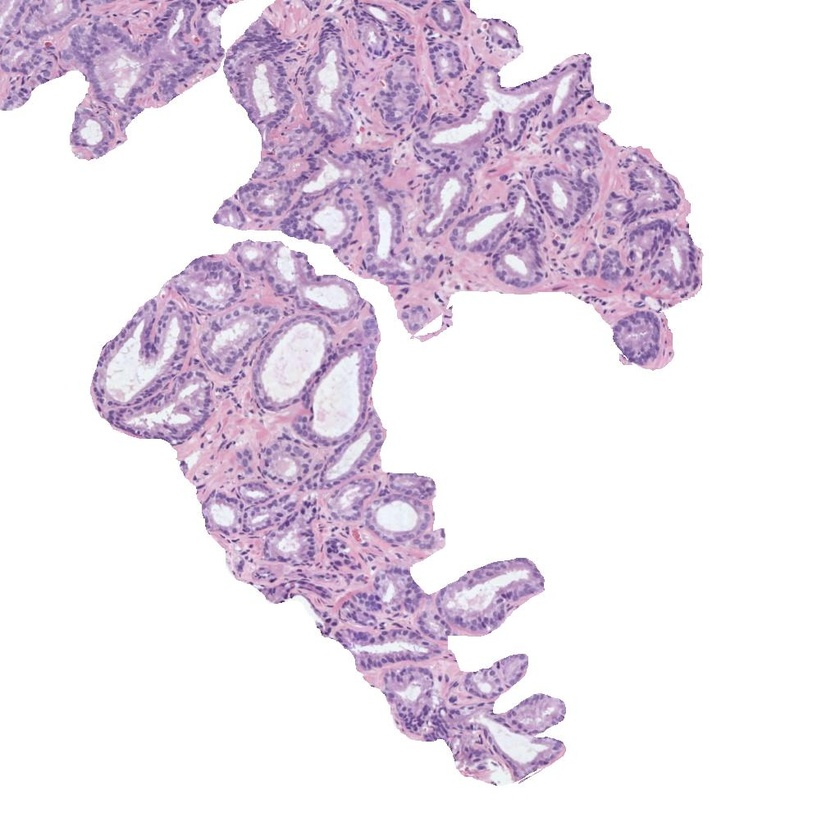
#> input picture 05MIAR/histo_2.jpg, 840 x 840 px, shrunk from 1024 x 1024 before the run
$ jupyter execute Actividad_C1_P1_histo2.ipynb
#> lines starting #> are read from the running program, lines starting #| are printed output that depends on the picture; after the words box and inside, x2 and y2 are one past the last pixel; in counts of white or black regions, pixels touching at a corner belong together
## Convocatoria 1 - Proyecto 1

#### 0) Cargar una de las imágenes histológicas

[cell 1]
# Utilizar la librería skimage.io para leer la imagen 'histo_x.jpg' en formato RGB
import skimage.io as io
from skimage import io, img_as_float
import matplotlib.pyplot as plt
import numpy as np
# Utilizar la librería skimage.io para leer la imagen 'histo_x.jpg' en formato RGB
imagen = io.imread('histo_2.jpg')
#> imagen is the input picture: shape (840, 840, 3); mean R, G, B 233.3, 223.2, 234.9

# Normalizar la imagen para que los píxeles se encuentren en el rango [0, 1]
imagen_normalizada = img_as_float(imagen)

# Visualizar la imagen
plt.imshow(imagen_normalizada)
plt.show()

#### 1) Realizar una transformación de color para convertir la imagen al espacio de color CMYK

[cell 2]
# Extraer la componente magenta de la imagen (que corresponde a la región tisular)
# Primero aseguramos que todos los valores sean no negativos aplicando la función np.clip
magenta = np.clip((imagen_normalizada[:, :, 0] + imagen_normalizada[:, :, 2])/2 - imagen_normalizada[:, :, 1], 0, 1)

# Visualizar la imagen del canal magenta
plt.imshow(magenta, cmap='magma')
plt.colorbar()
plt.show()

#### 2) Umbralizar la imagen para separar los píxeles del fondo de la región tisular

[cell 3]
# Importar las funciones necesarias
from skimage import filters, img_as_ubyte
from skimage.morphology import disk
from skimage.filters import threshold_otsu, rank
from skimage.util import img_as_ubyte
from scipy.ndimage import gaussian_filter

# Aplicar un filtro gaussiano de tamaño 5x5
magenta_gaussiana = gaussian_filter(magenta, sigma=5)
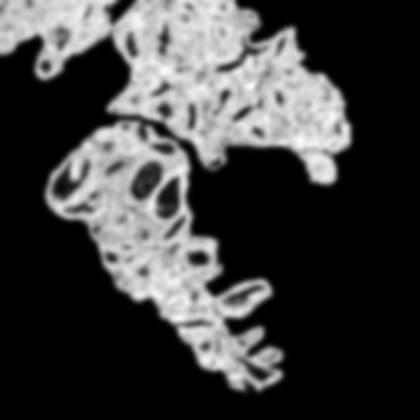
#> magenta_gaussiana: shape (840, 840) float64 (shown at 1/2 size); min 0, max 0.173, mean 0.0428; drawn with min black and max white

# Escalar la imagen filtrada a un rango de 0 a 255 y convertirla a un formato de 8 bits sin signo (uint8)
magenta_gaussiana_uint8 = img_as_ubyte(magenta_gaussiana)
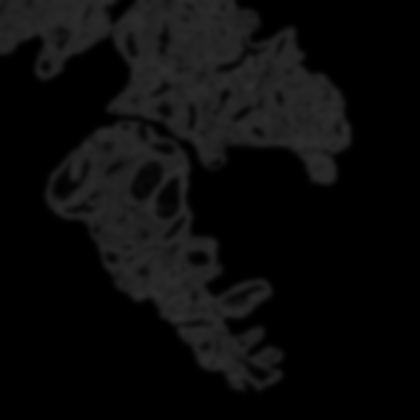
#> magenta_gaussiana_uint8: shape (840, 840) (shown at 1/2 size); min 0, max 44, mean 10.9

# Aplicar el método de Otsu para obtener el umbral
umbral = threshold_otsu(magenta_gaussiana_uint8)
#> umbral = 16

# Crear la máscara binaria de la imagen en la que los píxeles con un valor superior al umbral se asignan como 1s y el resto como 0s
mascara = magenta_gaussiana_uint8 > umbral
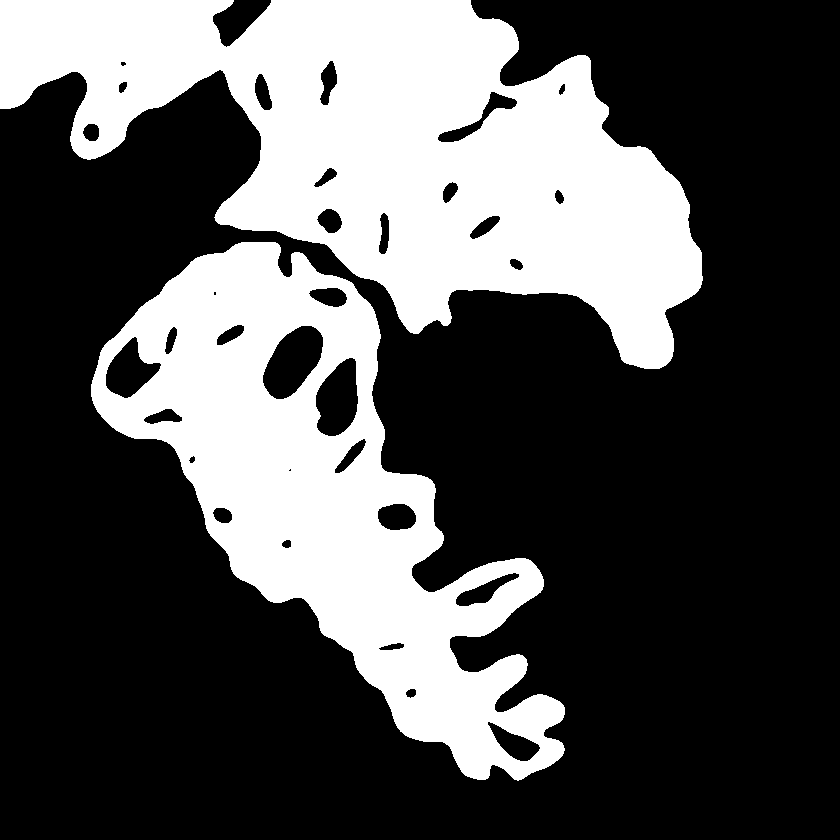
#> mascara: shape (840, 840) bool; 32.2% white; 2 white regions, box (x1, y1, x2, y2) and area: (0, 0, 703, 369) 131487, (91, 242, 565, 781) 95779

# Visualizar la máscara resultante
plt.imshow(mascara, cmap='gray')
plt.colorbar()
plt.show()

#### 3) Limpiar la imagen eliminando los artefactos de lumen (objetos blancos pequeños que no son lúmenes)

[cell 4]
# Utilizar la librería skimage.morphology.remove_small_objects para eliminar aquellos objetos cuya área sea menor a 300 píxeles
# Más información en https://scikit-image.org/docs/dev/api/skimage.morphology.html#skimage.morphology.remove_small_objects
# Visualizaer la máscara resultante# Importar la función necesaria
# Importar la función necesaria
from skimage.morphology import remove_small_objects

# Eliminar objetos pequeños
mascara_limpia = remove_small_objects(mascara, min_size=300)

# Visualizar la máscara resultante
plt.imshow(mascara_limpia, cmap='gray')
plt.colorbar()
plt.show()

#### 4) Rellenar con 0s el fondo de la imagen para quedarnos únicamente con los lúmenes

[cell 5]
# Importar las funciones necesarias
from skimage.feature import peak_local_max
from skimage.segmentation import watershed
from skimage.measure import label
from scipy import ndimage as ndi

# Convertir la máscara a un formato de enteros
mascara_limpia_int = img_as_ubyte(mascara_limpia)

# Etiquetar los componentes conectados en la imagen
etiquetas = label(mascara_limpia_int)
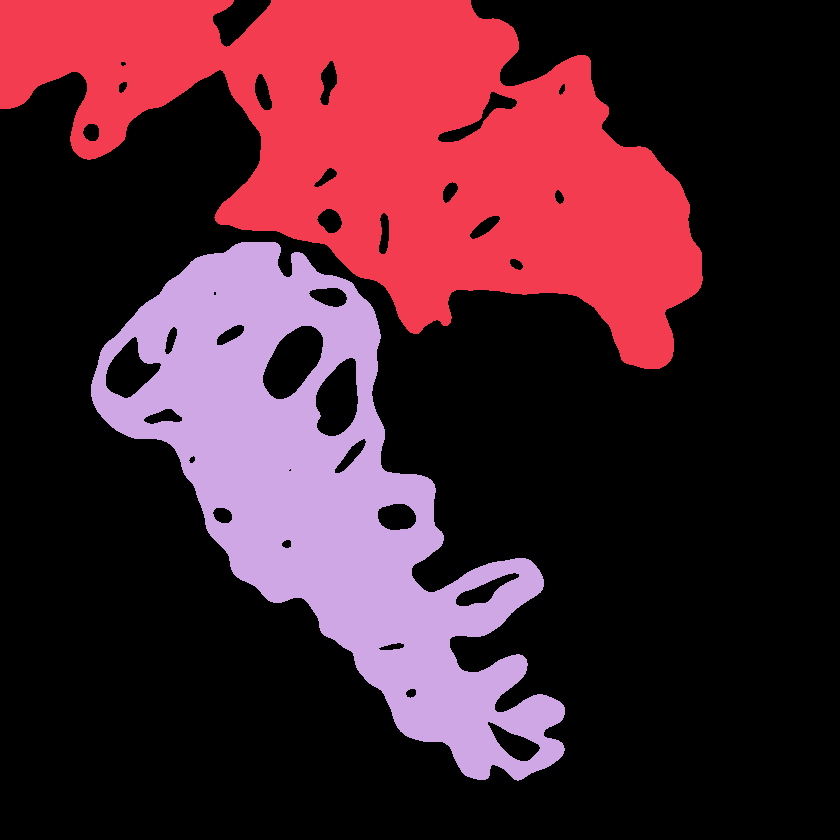
#> etiquetas: shape (840, 840) int64; 3 distinct labels, from 0 to 2; one colour per label, 0 black

# Cambiar el tipo de datos de las etiquetas a int32
etiquetas = etiquetas.astype(np.int32)
#> etiquetas: shape (840, 840) int32; 3 distinct labels, from 0 to 2

# Identificar los dos picos máximos locales en la imagen como semillas
seeds = peak_local_max(mascara_limpia_int, num_peaks=2, labels=etiquetas)
#> seeds = [[1, 1], [1, 232]]

# Crear una matriz de semillas con las mismas dimensiones que la imagen
semillas = np.zeros(mascara_limpia_int.shape, dtype=np.int32)
semillas[seeds[:, 0], seeds[:, 1]] = np.arange(len(seeds)) + 1
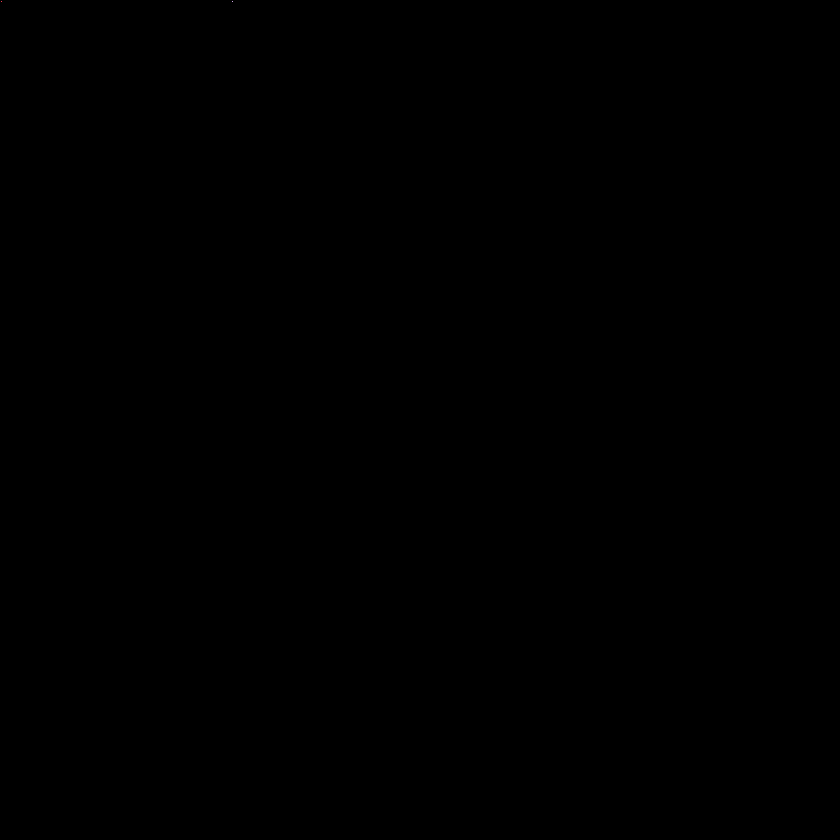
#> semillas: shape (840, 840) int32; 3 distinct labels, from 0 to 2; one colour per label, 0 black

# Calcular las distancias desde el fondo de la imagen
distancias = ndi.distance_transform_edt(mascara_limpia_int)

# Aplicar el algoritmo de región de crecimiento
segmentos = watershed(-distancias, semillas.astype(np.int32), mask=mascara_limpia_int)
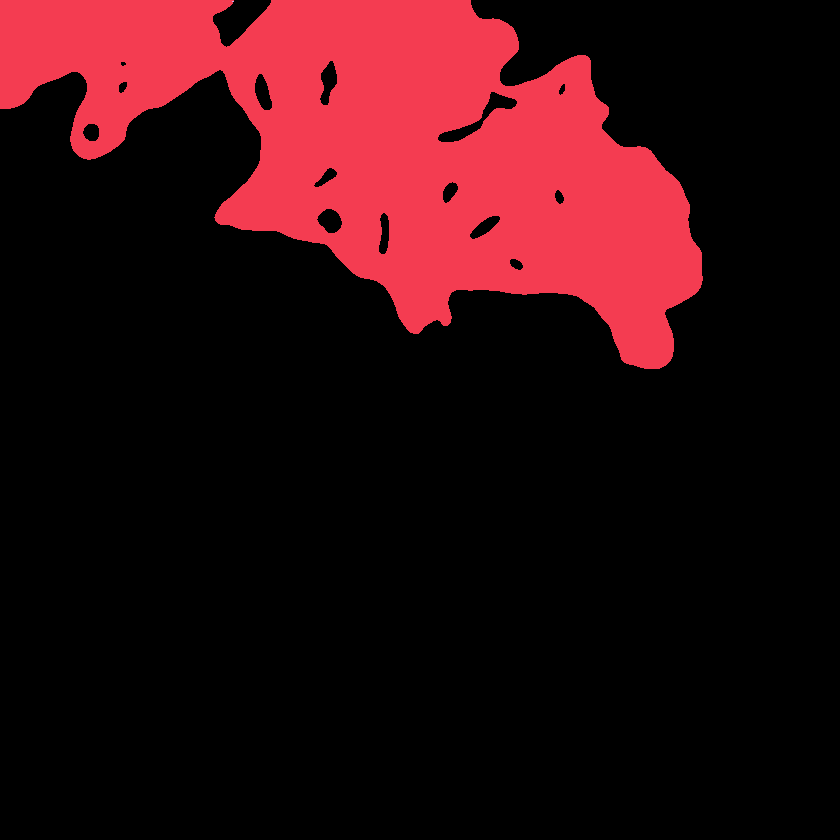
#> segmentos: shape (840, 840) int32; 3 distinct labels, from 0 to 2; one colour per label, 0 black

# Visualizar la máscara resultante
plt.imshow(segmentos, cmap='gray')
plt.colorbar()
plt.show()

#### 5) Rellenar los objetos de los lúmenes

[cell 6]
# Importar la función necesaria
from scipy.ndimage.morphology import binary_fill_holes

# Rellenar los lúmenes
lumenes_llenos = binary_fill_holes(segmentos)
#> lumenes_llenos: shape (840, 840) bool; 19.2% white; 1 white region, box (x1, y1, x2, y2) and area: (0, 0, 703, 369) 135170

# Visualizar la máscara resultante
plt.imshow(lumenes_llenos, cmap='gray')
plt.colorbar()
plt.show()
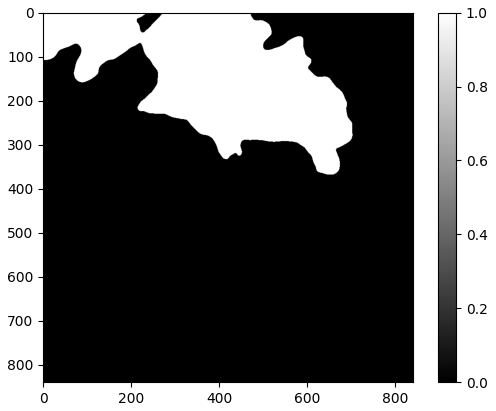
#> figure drawn by matplotlib, 2 panels

#### 6) Detectar y dibujar los contornos de los lúmenes sobre la imagen original

[cell 7]
# Dibujar los contornos de los lúmenes en color verde sobre la imagen original RGB. Nota: Utilizar los flags necesarios
# para que los contornos en verde sean perfectamente visibles.
# Visualizar la imagen superpuesta
# Importar la función necesaria
from scipy.ndimage.morphology import binary_fill_holes

# Rellenar los lúmenes
lumenes_llenos = binary_fill_holes(segmentos)

# Visualizar la máscara resultante
plt.imshow(lumenes_llenos, cmap='gray')
plt.colorbar()
plt.show()

#### 7) Identificar y cropear el lumen más grande

[cell 8]
# Determinar cuál es el lumen de mayor área y hacer un crop del mismo sobre la imagen original RGB.
# Visualizar el lumen cropeado.
# Importar las funciones necesarias
from skimage.measure import label, regionprops

# Etiquetar los lúmenes
lumenes_etiquetados = label(lumenes_llenos)
#> lumenes_etiquetados: shape (840, 840) int32; values 0 (black) and 1 (white), 19.2% white; 1 white region

# Calcular las propiedades de las regiones
propiedades = regionprops(lumenes_etiquetados)
#> propiedades = 1 regions; box (x1, y1, x2, y2) and area: (0, 0, 703, 369) 135170

# Encontrar el lumen de mayor área
lumen_mayor = max(propiedades, key=lambda x: x.area)

# Obtener las coordenadas del lumen de mayor área
minr, minc, maxr, maxc = lumen_mayor.bbox
#> minr = 0; minc = 0; maxr = 369; maxc = 703

# Recortar la imagen original
imagen_cropeada = imagen[minr:maxr, minc:maxc]
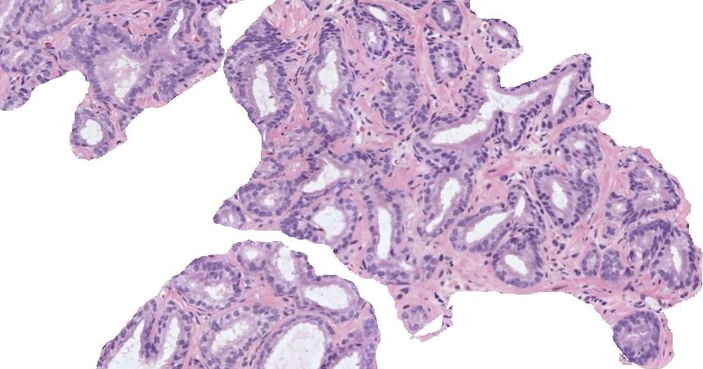
#> imagen_cropeada: shape (369, 703, 3); mean R, G, B 215.2, 196.5, 218

# Visualizar el lumen cropeado
plt.imshow(imagen_cropeada)
plt.show()

#### 8) Extraer 13 características geométricas que permitan caracterizar el lumen recortado

[cell 9]
# Calcular y mostrar las propiedades del lumen de mayor área
print(f"1) Área: {round(lumen_mayor.area, 4)}")
#| 1) Área: 135170.0
print(f"2) Área de la bounding box: {round((maxr - minr) * (maxc - minc), 4)}")
#| 2) Área de la bounding box: 259407
print(f"3) Área convexa: {round(lumen_mayor.convex_area, 4)}")
#| 3) Área convexa: 174707.0
print(f"4) Excentricidad: {round(lumen_mayor.eccentricity, 4)}")
#| 4) Excentricidad: 0.9281
print(f"5) Diámetro equivalente: {round(lumen_mayor.equivalent_diameter, 4)}")
#| 5) Diámetro equivalente: 414.8539
print(f"6) Extensión: {round(lumen_mayor.extent, 4)}")
#| 6) Extensión: 0.5211
print(f"7) Diámetro Feret: {round(lumen_mayor.feret_diameter_max, 4)}")
#| 7) Diámetro Feret: 761.8825
print(f"8) Longitud del eje mayor: {round(lumen_mayor.major_axis_length, 4)}")
#| 8) Longitud del eje mayor: 735.4568
print(f"9) Longitud del eje menor: {round(lumen_mayor.minor_axis_length, 4)}")
#| 9) Longitud del eje menor: 273.8578
print(f"10) Orientación: {round(lumen_mayor.orientation, 4)}")
#| 10) Orientación: 1.2208
print(f"11) Perímetro: {round(lumen_mayor.perimeter, 4)}")
#| 11) Perímetro: 2490.8196
print(f"12) Solidez: {round(lumen_mayor.solidity, 4)}")
#| 12) Solidez: 0.7737
print(f"13) Compacidad: {round(lumen_mayor.perimeter**2 / (4 * np.pi * lumen_mayor.area), 4)}")
#| 13) Compacidad: 3.6525

$ run again, with 05MIAR/histo_1.jpg copied over 05MIAR/histo_2.jpg
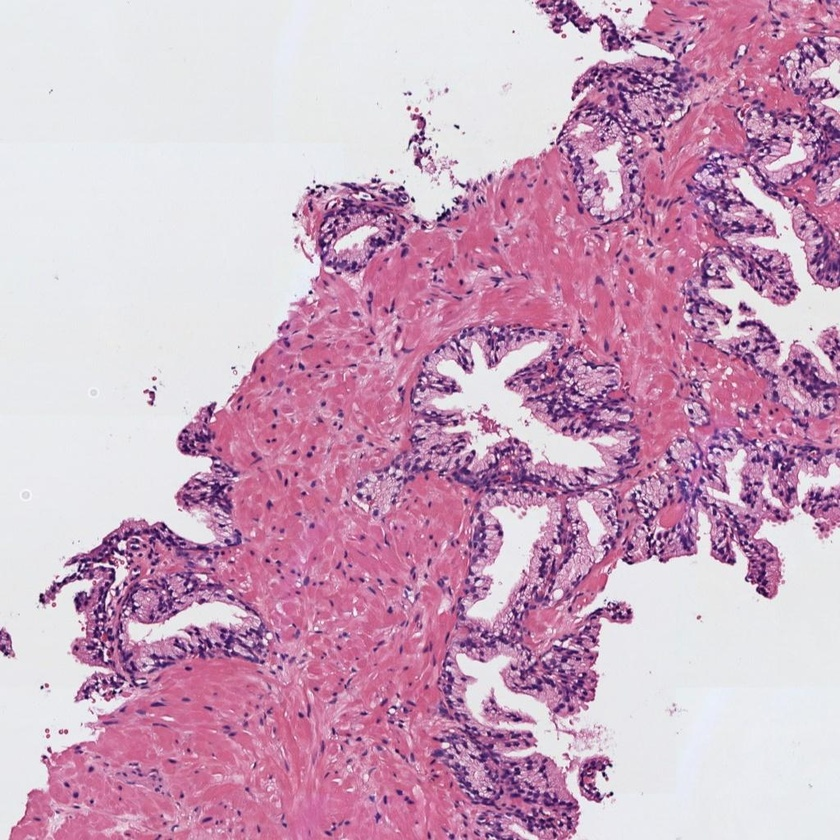
#> input picture 05MIAR/histo_1.jpg, 840 x 840 px, shrunk from 1024 x 1024 before the run
#> imagen is the input picture: shape (840, 840, 3); mean R, G, B 205, 166.3, 191.6
#> umbral = 29
#> mascara: shape (840, 840) bool; 54.7% white; 18 black regions (1 under 20 px), largest, box (x1, y1, x2, y2) and area: (0, 0, 666, 840) 214706, (457, 508, 840, 840) 75702, (434, 342, 614, 469) 8524
#> mascara_limpia: shape (840, 840) bool; 54.6% white; 18 black regions (1 under 20 px), largest, box (x1, y1, x2, y2) and area: (0, 0, 666, 840) 215217, (457, 508, 840, 840) 75772, (434, 342, 614, 469) 8524
#> `etiquetas = label(mascara_limpia_int)`:
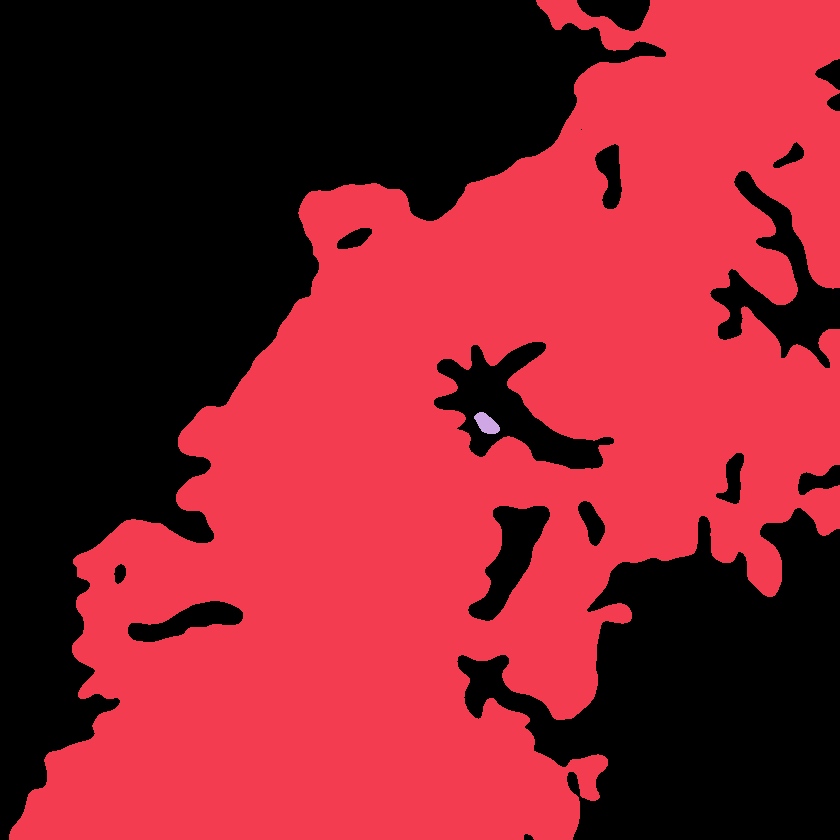
#> etiquetas: shape (840, 840) int64; 3 distinct labels, from 0 to 2; one colour per label, 0 black
#> seeds = [[1, 536], [1, 537]]
#> semillas: shape (840, 840) int32; 3 distinct labels, from 0 to 2
#> segmentos: shape (840, 840) int32; 3 distinct labels, from 0 to 2
#> lumenes_llenos: shape (840, 840) bool; 57.2% white; 8 black regions, largest, box (x1, y1, x2, y2) and area: (0, 0, 666, 840) 215217, (457, 508, 840, 840) 75772, (710, 171, 840, 368) 8287
#> lumenes_etiquetados: shape (840, 840) int32; values 0 (black) and 1 (white), 57.2% white; 8 black regions
#> propiedades = 1 regions; box (x1, y1, x2, y2) and area: (9, 0, 840, 840) 403476
#> minr = 0; minc = 9; maxr = 840
#> `imagen_cropeada = imagen[minr:maxr, minc:maxc]`:
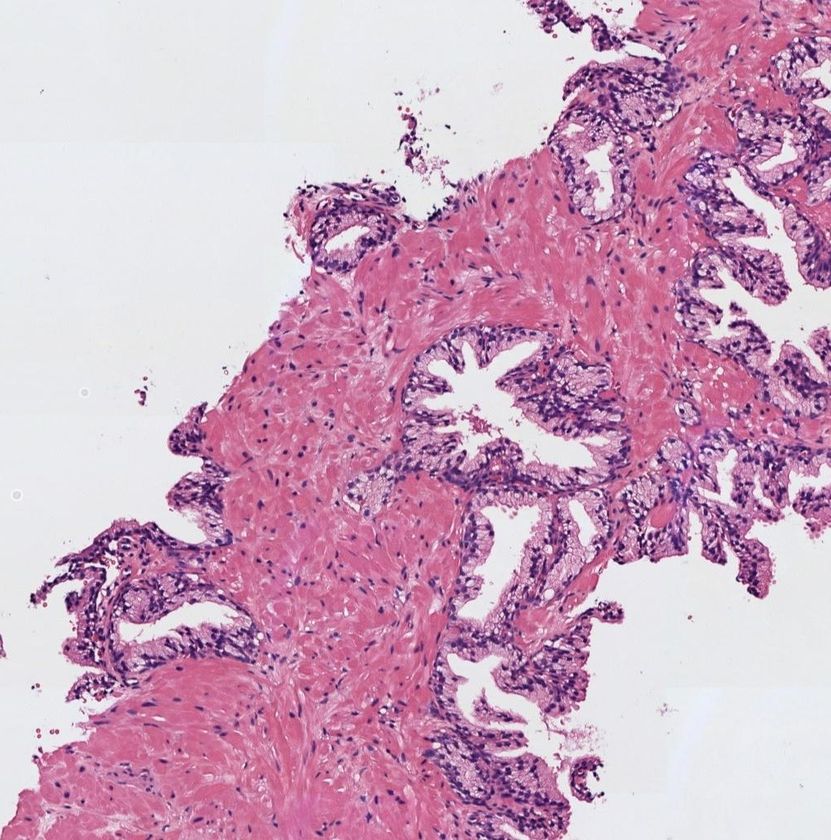
#> imagen_cropeada: shape (840, 831, 3); mean R, G, B 204.7, 165.6, 191.1
#| 1) Área: 403476.0
#| 2) Área de la bounding box: 698040
#| 3) Área convexa: 501438.0
#| 4) Excentricidad: 0.8717
#| 5) Diámetro equivalente: 716.7437
#| 6) Extensión: 0.578
#| 7) Diámetro Feret: 1180.8895
#| 8) Longitud del eje mayor: 1068.4575
#| 9) Longitud del eje menor: 523.6329
#| 10) Orientación: -0.7175
#| 11) Perímetro: 5523.1854
#| 12) Solidez: 0.8046
#| 13) Compacidad: 6.0166
